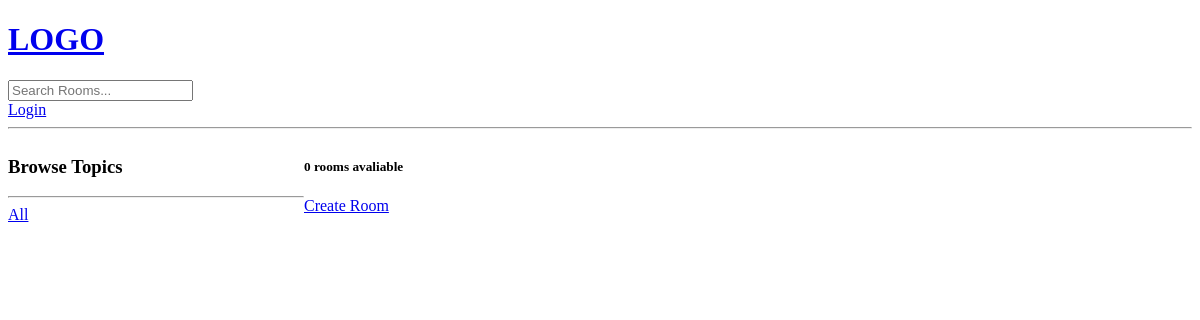
Before: /home/?q=Python with the older database file.
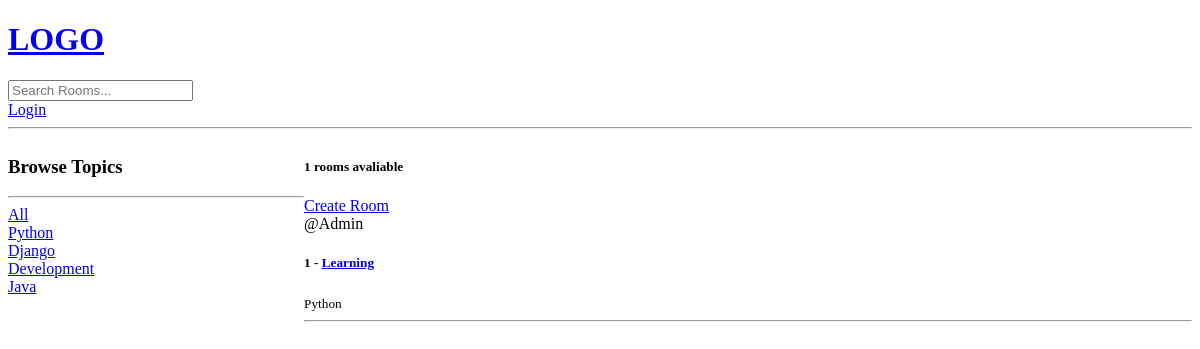
After: the same page with the newer database file.
### polls/models.py (models this page shows, shortened)
class Topic(models.Model):
    name = models.CharField(max_length=200)

class Room(models.Model):
    host = models.ForeignKey(User, on_delete=models.SET_NULL, null=True)
    topic = models.ForeignKey(Topic, on_delete=models.SET_NULL, null=True)
    name = models.CharField(max_length=200)
    description = models.TextField(null=True, blank=True)
    updated = models.DateTimeField(auto_now=True)
    created = models.DateTimeField(auto_now_add=True)
    class Meta:
        ordering = ['-updated','-created']

### polls/views.py (the view)
# urls.py: path('home/', views.home, name='home'),
def home(request):
    q = request.GET.get('q') if request.GET.get('q') != None else ''
    rooms = Room.objects.filter(
        Q(topic__name__icontains=q) |
        Q(name__icontains=q) |
        Q(description__icontains=q)
    )
    topics = Topic.objects.all()
    room_count = rooms.count()
    context = {'rooms': rooms, 'topics': topics, 'room_count': room_count}
    return render(request, 'polls/home.html', context)

### polls/templates/polls/home.html (shortened to what this page needs)
{% extends 'main.html' %}
{% block content %}
<div class="home-container">
    <div>
        <h3>Browse Topics</h3>
        <hr>
        <div>
            <a href="{% url 'home' %}">All</a>
        </div>
        {% for topic in topics %}
        <div>
            <a href="{% url 'home' %}?q={{topic.name}}"> {{topic.name}}</a>
        </div>
        {% endfor %}
    </div>
    <div>
        <h5>{{room_count}} rooms avaliable</h5>
        <a href="{% url 'create-room' %}">Create Room</a>
        <div>
            {% for room in rooms %}
                <div>
                    <span>@{{room.host.username}}</span>
                   <h5>{{room.id}} -  <a href="{% url 'room' room.id %}">{{room.name}} </a> </h5>
                    <small>{{room.topic.name}}</small>
                    <hr>
                </div>
            {% endfor %}
        </div>
    </div>
</div>
{% endblock %}

Changed rows visible on the page:
added Topic: name "Python"
added Topic: name "Django"
added Topic: name "Development"
added Topic: name "Java"
now on this page (row edited): Room: host.username "Admin", id "1", name "Learning", topic.name "Python"
Other visible differences:
{{ room_count }}: "0" → "1"
